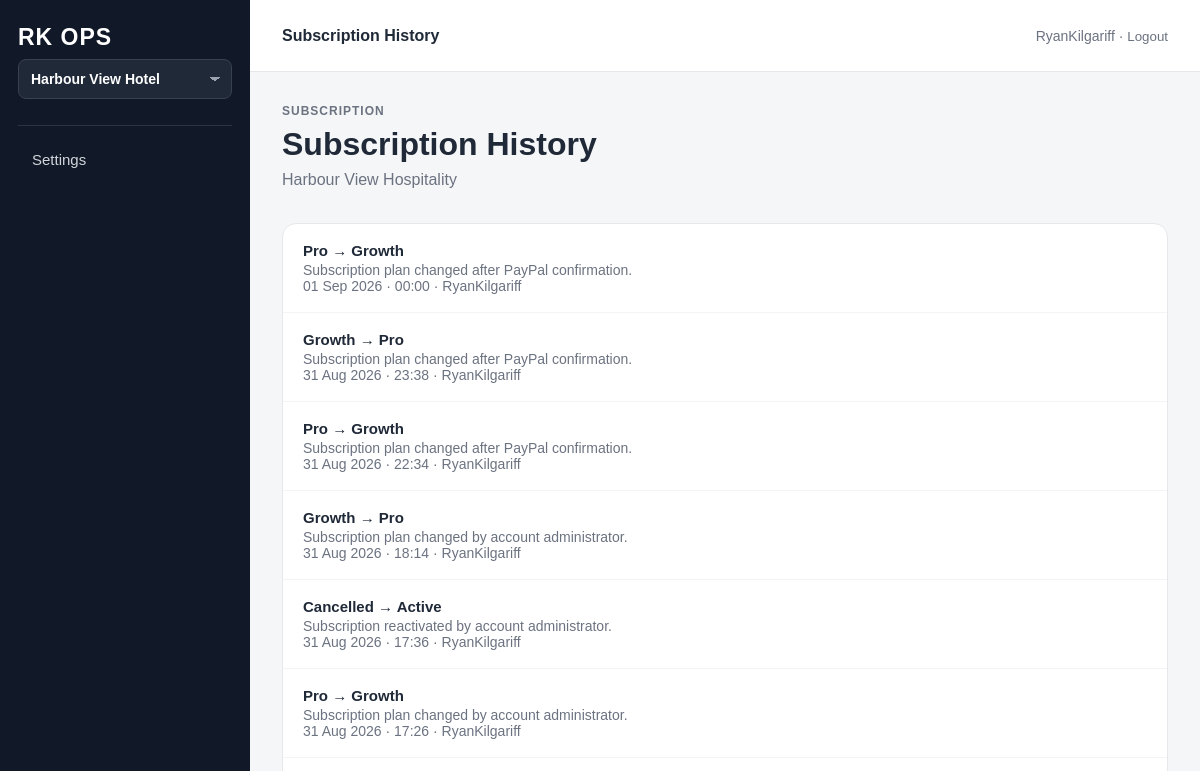
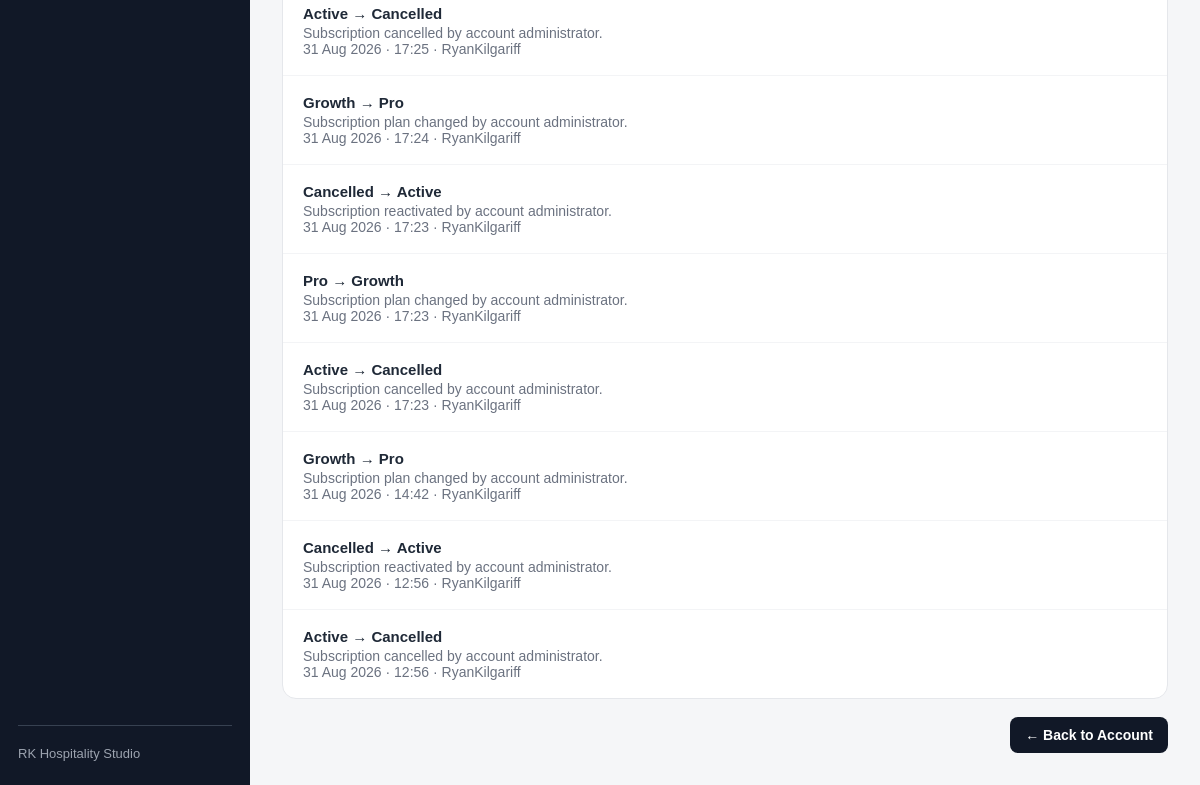
/account/harbour-view-hospitality/subscription/history/ (signed in), run on an earlier commit of the app's database (2 pictures, top to bottom).
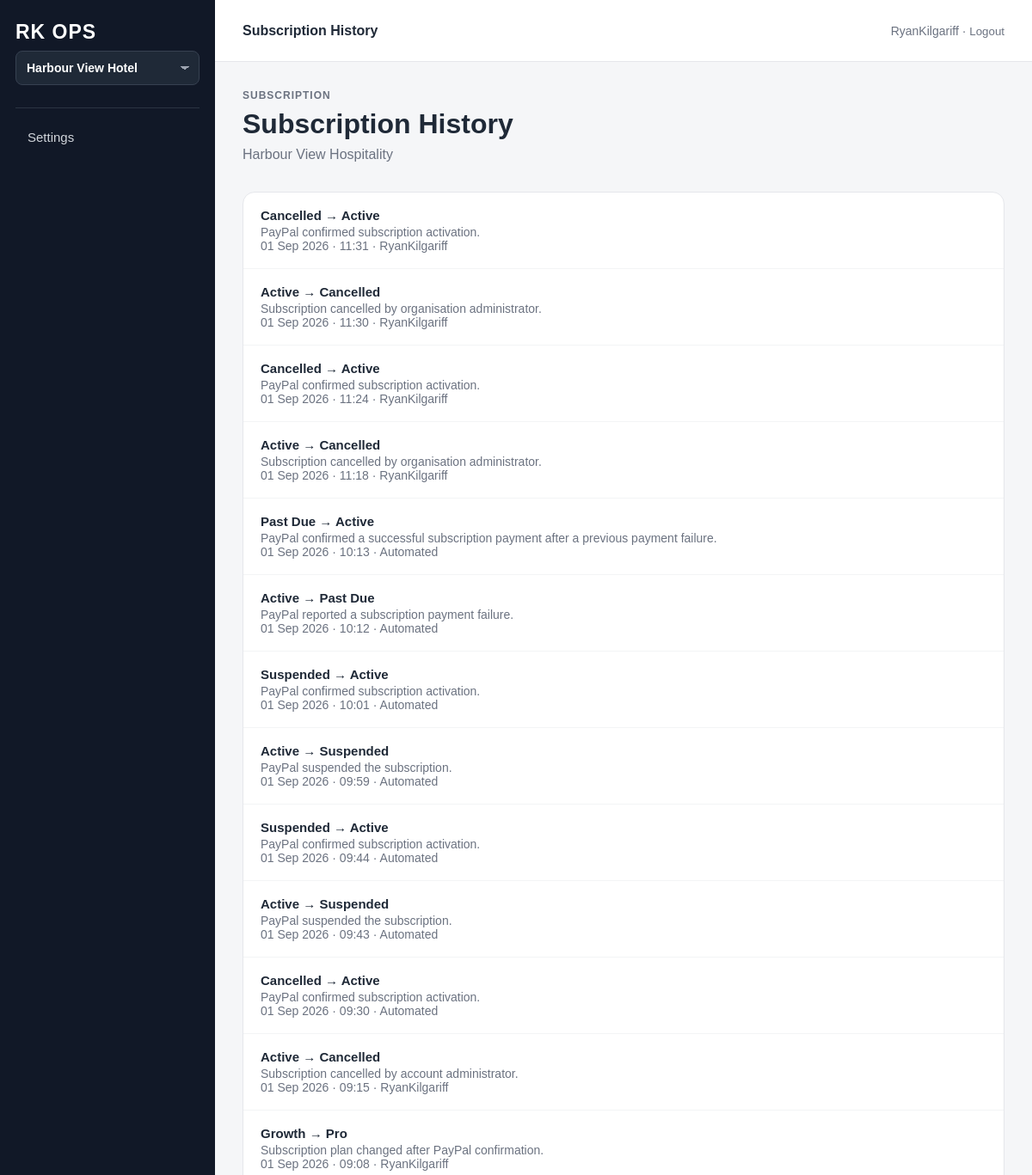
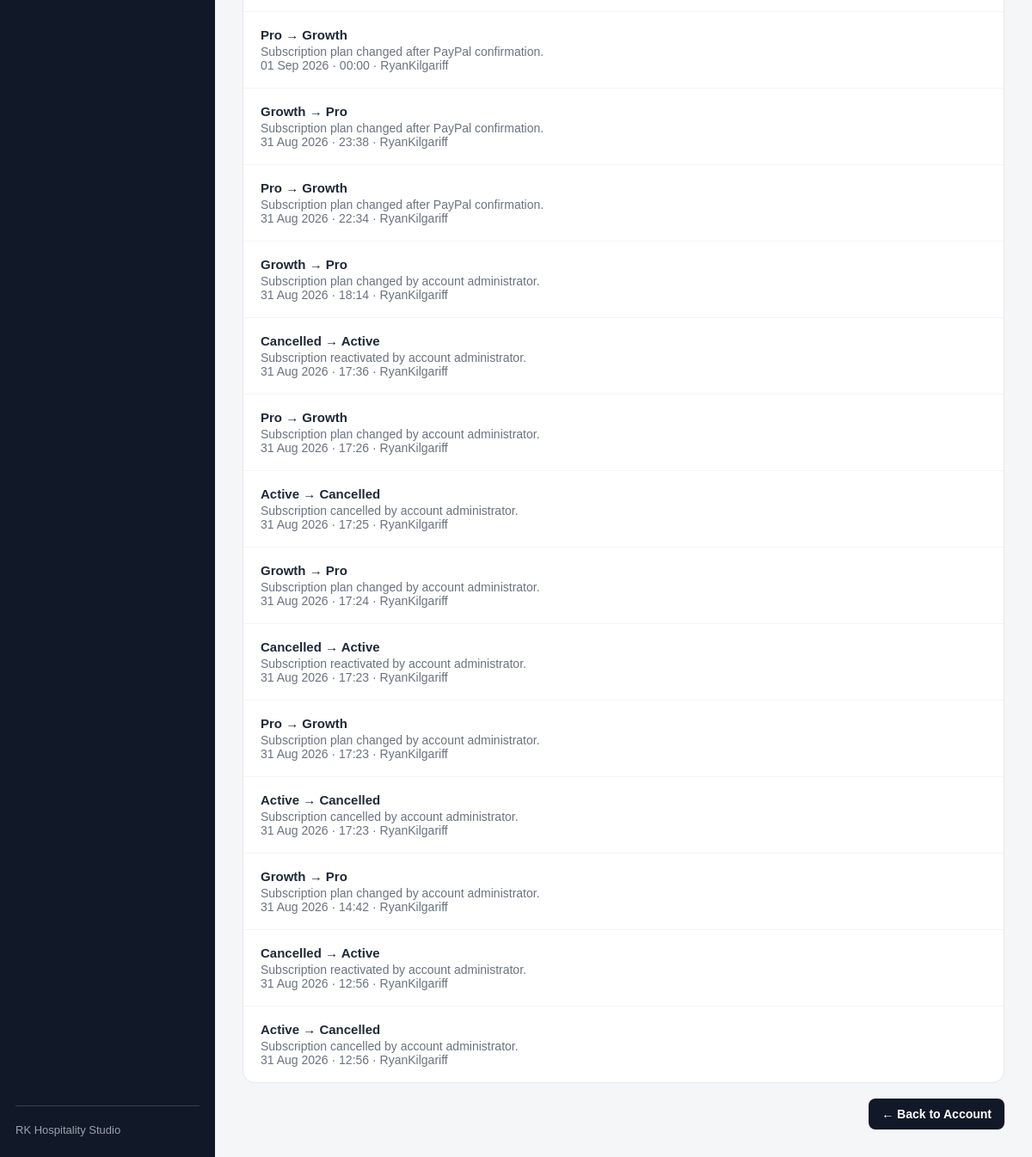
And on a later commit of the database (2 pictures, top to bottom).
### properties/models.py (models this page shows, shortened)
class Organisation(models.Model):
    name = models.CharField(
        max_length=200,
    )
    slug = models.SlugField(
        unique=True,
    )
    owner = models.ForeignKey(
        settings.AUTH_USER_MODEL,
        on_delete=models.PROTECT,
        related_name="owned_organisations",
    )
    is_active = models.BooleanField(
        default=True,
    )
    created_at = models.DateTimeField(
        auto_now_add=True,
    )
    updated_at = models.DateTimeField(
        auto_now=True,
    )
    class Meta:
        ordering = ["name"]

class OrganisationSubscriptionEvent(
    models.Model
):
    class EventType(models.TextChoices):
        STATUS_CHANGE = (
            "status_change",
            "Status Change",
        )
        PLAN_CHANGE = (
            "plan_change",
            "Plan Change",
        )
    event_type = models.CharField(
        max_length=30,
        choices=EventType.choices,
        default=EventType.STATUS_CHANGE,
    )
    organisation = models.ForeignKey(
        Organisation,
        on_delete=models.CASCADE,
        related_name="subscription_events",
    )
    subscription = models.ForeignKey(
        OrganisationSubscription,
        on_delete=models.CASCADE,
        related_name="events",
    )
    previous_status = models.CharField(
        max_length=20,
        choices=OrganisationSubscription.Status.choices,
        null=True,
        blank=True,
    )
    new_status = models.CharField(
        max_length=20,
        choices=OrganisationSubscription.Status.choices,
        null=True,
        blank=True,
    )
    previous_plan = models.CharField(
        max_length=30,
        choices=OrganisationSubscription.Plan.choices,
        null=True,
        blank=True,
    )
    new_plan = models.CharField(
        max_length=30,
        choices=OrganisationSubscription.Plan.choices,
        null=True,
        blank=True,
    )
    reason = models.CharField(
        max_length=255,
        blank=True,
    )
    changed_by = models.ForeignKey(
        settings.AUTH_USER_MODEL,
        on_delete=models.SET_NULL,
        null=True,
        blank=True,
        related_name="subscription_changes",
    )
    created_at = models.DateTimeField(
        auto_now_add=True,
    )
    class Meta:
        ordering = [
            "-created_at",
        ]

### operations/views.py (the view)
@login_required
def subscription_history(
    request,
    organisation_slug,
):
    organisation = (
        require_organisation_management_access(
            request.user,
            organisation_slug,
        )
    )
    events = (
        organisation.subscription_events
        .select_related(
            "changed_by",
        )
        .order_by(
            "-created_at",
        )
    )
    return render(
        request,
        "operations/subscription_history.html",
        {
            "organisation": organisation,
            "subscription_events": events,
            "active_page": "account",
        },
    )

### operations/utils.py (called while the page is built, shortened)
def get_organisation_for_user(
    user,
    organisation_slug,
):
    organisation = get_object_or_404(
        Organisation,
        slug=organisation_slug,
        is_active=True,
    )
    if user.is_superuser:
        return organisation, None

def require_organisation_management_access(
    user,
    organisation_slug,
):
    organisation, membership = (
        get_organisation_for_user(
            user,
            organisation_slug,
        )
    )
    if user.is_superuser:
        return organisation

### operations/templates/operations/subscription_history.html (shortened to what this page needs)
{% extends "operations/base.html" %}
{% block topbar_title %}
Subscription History
{% endblock %}
{% block content %}
<p class="page-eyebrow">
    Subscription
</p>
<h1 class="page-title">
    Subscription History
</h1>
<p class="page-subtitle">
    {{ organisation.name }}
</p>
<section class="section">
    <div class="subscription-history-list">
        {% for event in subscription_events %}
            <div class="subscription-history-item">
                <div class="subscription-history-change">
                    {% if event.event_type == "plan_change" %}
                        {{ event.get_previous_plan_display }}
                        →
                        {{ event.get_new_plan_display }}
                    {% else %}
                        {{ event.get_previous_status_display }}
                        →
                        {{ event.get_new_status_display }}
                    {% endif %}
                </div>
                {% if event.reason %}
                    <div class="task-meta">
                        {{ event.reason }}
                    </div>
                {% endif %}
                <div class="task-meta">
                    {{ event.created_at|date:"d M Y · H:i" }}
                    {% if event.changed_by %}
                        ·
                        {% if event.changed_by.get_full_name %}
                            {{ event.changed_by.get_full_name }}
                        {% else %}
                            {{ event.changed_by.username }}
                        {% endif %}
                    {% else %}
                        · Automated
                    {% endif %}
                </div>
            </div>
        {% empty %}
            <div class="subscription-history-item">
                No subscription history yet.
            </div>
        {% endfor %}
    </div>
    <div class="subscription-history-actions">
        <a
            href="{% url 'operations:organisation_account' organisation.slug %}"
            class="button secondary-action"
        >
            ← Back to Account
        </a>
    </div>
</section>
{% endblock %}

### operations/templates/operations/base.html (shortened to what this page needs)
<!DOCTYPE html>
<html lang="en">
<head>
</head>
<body>
<div class="app-shell">
    <aside class="sidebar">
        <div class="brand">
            RK OPS
        </div>
        <div class="property-switcher">
            {% if accessible_properties|length > 1 %}
                <select
                    onchange="if (this.value) window.location.href=this.value;"
                    class="property-select"
                >
                    {% for available_property in accessible_properties %}
                        <option
                            value="{% url 'operations:dashboard' available_property.slug %}"
                        >
                            {{ available_property.name }}
                        </option>
                    {% endfor %}
                </select>
            {% else %}
                <div class="property-name">
                    {{ property.name|default:"Operations" }}
                </div>
            {% endif %}
        </div>
        <nav class="nav">
            <div class="nav-divider"></div>
            <a
                href="#"
                class="nav-link"
            >
                Settings
            </a>
        </nav>
        <div class="sidebar-footer">
            RK Hospitality Studio
        </div>
    </aside>
    <div class="main">
        <header class="topbar">
            <div class="topbar-title">
                {% block topbar_title %}{% endblock %}
            </div>
            <div class="user-area">
                {% if request.user.is_authenticated %}
                    {{ request.user.username }}
                    ·
                    <form
                        method="post"
                        action="{% url 'logout' %}"
                        style="display: inline;"
                    >
                        <button
                            type="submit"
                            style="
                                border: 0;
                                background: none;
                                padding: 0;
                                color: #6b7280;
                                cursor: pointer;
                            "
                        >
                            Logout
                        </button>
                    </form>
                {% endif %}
            </div>
        </header>
        <main class="content">
            {% block content %}
            {% endblock %}
        </main>
    </div>
</div>
</body>
</html>

### operations/templates/operations/base.html (style rules this page uses)
* { box-sizing: border-box; }
body { margin: 0; font-family: Arial, sans-serif; background: #f5f6f8; color: #1f2937; }
a { color: inherit; text-decoration: none; }
.app-shell { min-height: 100vh; display: flex; }
.sidebar { width: 250px; background: #111827; color: white; padding: 24px 18px; display: flex; flex-direction: column; position: fixed; inset: 0 auto 0 0; }
.brand { font-size: 23px; font-weight: 700; letter-spacing: 1px; margin-bottom: 8px; }
.nav { display: flex; flex-direction: column; gap: 7px; }
.nav-link { padding: 10px 14px; border-radius: 8px; color: #d1d5db; font-size: 15px; transition: 0.15s ease; }
.sidebar-footer { margin-top: auto; padding-top: 20px; border-top: 1px solid #374151; color: #9ca3af; font-size: 13px; }
.main { flex: 1; margin-left: 250px; min-width: 0; }
.topbar { height: 72px; background: white; border-bottom: 1px solid #e5e7eb; display: flex; align-items: center; justify-content: space-between; padding: 0 32px; }
.topbar-title { font-weight: 700; }
.user-area { font-size: 14px; color: #6b7280; }
.content { max-width: 1250px; margin: 0 auto; padding: 32px; }
.page-eyebrow { margin: 0 0 8px; color: #6b7280; font-size: 12px; font-weight: 700; text-transform: uppercase; letter-spacing: 1px; }
.page-title { margin: 0; font-size: 32px; }
.page-subtitle { margin: 8px 0 0; color: #6b7280; }
.section { margin-top: 34px; }
.button { display: inline-flex; align-items: center; justify-content: center; border: 0; border-radius: 8px; padding: 10px 15px; background: #111827; color: white; font-size: 14px; font-weight: 700; cursor: pointer; }
.task-meta { color: #6b7280; font-size: 14px; }
.property-switcher { margin-bottom: 18px; }
.nav-divider { height: 1px; background: #2b3442; margin: 8px 0; }
.property-select { width: 100%; appearance: none; -webkit-appearance: none; background: #1f2937; color: white; border: 1px solid #374151; border-radius: 8px; padding: 11px 36px 11px 12px; font-size: 14px; font-weight: 600; cursor: pointer; background-image: linear-gradient(45deg, transparent 50%, #9ca3af 50%), linear-gradient(135deg, #9ca3af 50%, transparent 50%); background-position: calc(100% - 16px) 50%, calc(100% - 11px) 50%; background-size: 5px 5px, 5px 5px; background-repeat: no-repeat; }

### operations/templates/operations/subscription_history.html (style rules this page uses)
.subscription-history-list { overflow: hidden; background: white; border: 1px solid #e5e7eb; border-radius: 14px; }
.subscription-history-item { padding: 18px 20px; border-top: 1px solid #f3f4f6; }
.subscription-history-item:first-child { border-top: 0; }
.subscription-history-change { margin-bottom: 3px; font-size: 15px; font-weight: 700; }
.subscription-history-actions { display: flex; justify-content: flex-end; margin-top: 18px; }

What changed in the data, as far as the page shows it:
added OrganisationSubscriptionEvent: previous_status "Cancelled", new_status "Active", reason "PayPal confirmed subscription activation.", created_at "01 Sep 2026 · 11:31", changed_by.username "RyanKilgariff"
added OrganisationSubscriptionEvent: previous_status "Active", new_status "Cancelled", reason "Subscription cancelled by organisation administrator.", created_at "01 Sep 2026 · 11:30", changed_by.username "RyanKilgariff"
added OrganisationSubscriptionEvent: previous_status "Cancelled", new_status "Active", reason "PayPal confirmed subscription activation.", created_at "01 Sep 2026 · 11:24", changed_by.username "RyanKilgariff"
added OrganisationSubscriptionEvent: previous_status "Active", new_status "Cancelled", reason "Subscription cancelled by organisation administrator.", created_at "01 Sep 2026 · 11:18", changed_by.username "RyanKilgariff"
added OrganisationSubscriptionEvent: previous_status "Past Due", new_status "Active", reason "PayPal confirmed a successful subscription payment after a previous payment failure.", created_at "01 Sep 2026 · 10:13", shows "· Automated"
added OrganisationSubscriptionEvent: previous_status "Active", new_status "Past Due", reason "PayPal reported a subscription payment failure.", created_at "01 Sep 2026 · 10:12", shows "· Automated"
added OrganisationSubscriptionEvent: previous_status "Suspended", new_status "Active", reason "PayPal confirmed subscription activation.", created_at "01 Sep 2026 · 10:01", shows "· Automated"
added OrganisationSubscriptionEvent: previous_status "Active", new_status "Suspended", reason "PayPal suspended the subscription.", created_at "01 Sep 2026 · 09:59", shows "· Automated"
added OrganisationSubscriptionEvent: previous_status "Suspended", new_status "Active", reason "PayPal confirmed subscription activation.", created_at "01 Sep 2026 · 09:44", shows "· Automated"
added OrganisationSubscriptionEvent: previous_status "Active", new_status "Suspended", reason "PayPal suspended the subscription.", created_at "01 Sep 2026 · 09:43", shows "· Automated"
added OrganisationSubscriptionEvent: previous_status "Cancelled", new_status "Active", reason "PayPal confirmed subscription activation.", created_at "01 Sep 2026 · 09:30", shows "· Automated"
added OrganisationSubscriptionEvent: previous_status "Active", new_status "Cancelled", reason "Subscription cancelled by account administrator.", created_at "01 Sep 2026 · 09:15", changed_by.username "RyanKilgariff"
added OrganisationSubscriptionEvent: previous_plan "Growth", new_plan "Pro", reason "Subscription plan changed after PayPal confirmation.", created_at "01 Sep 2026 · 09:08", changed_by.username "RyanKilgariff"
